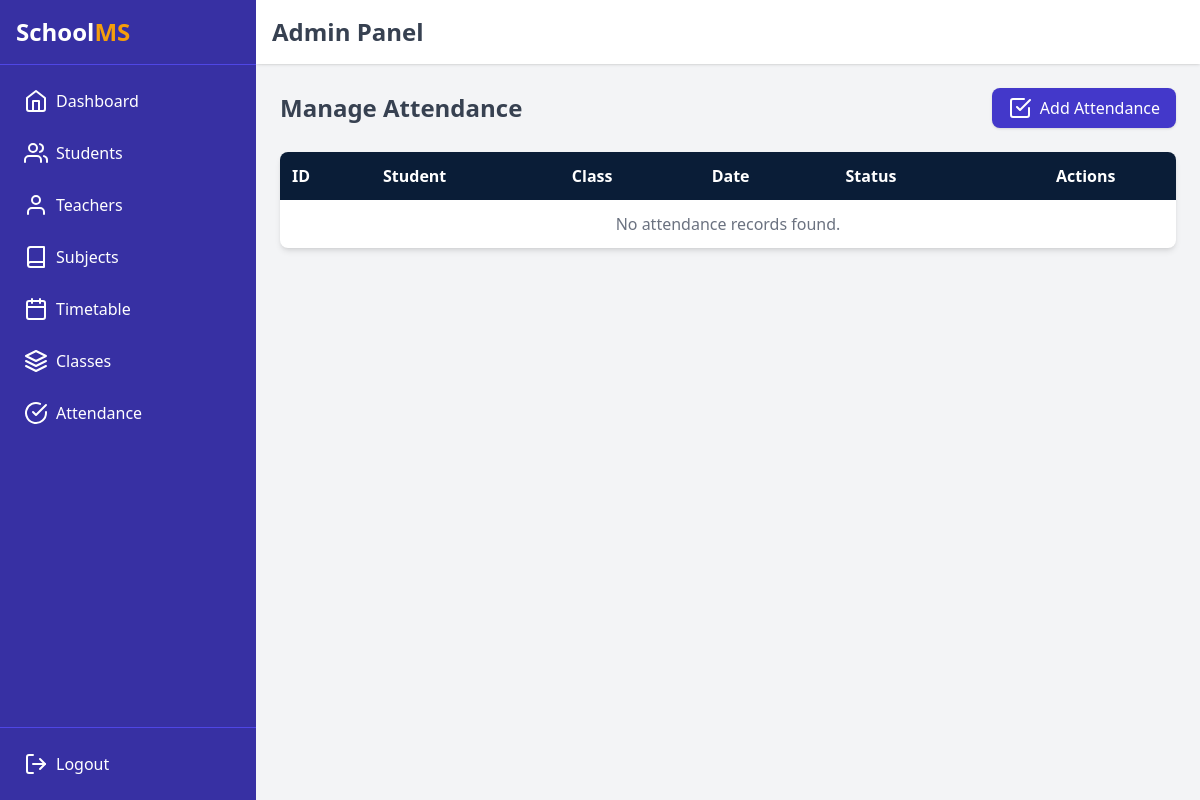
The app's page /attendance/manage/, older data.
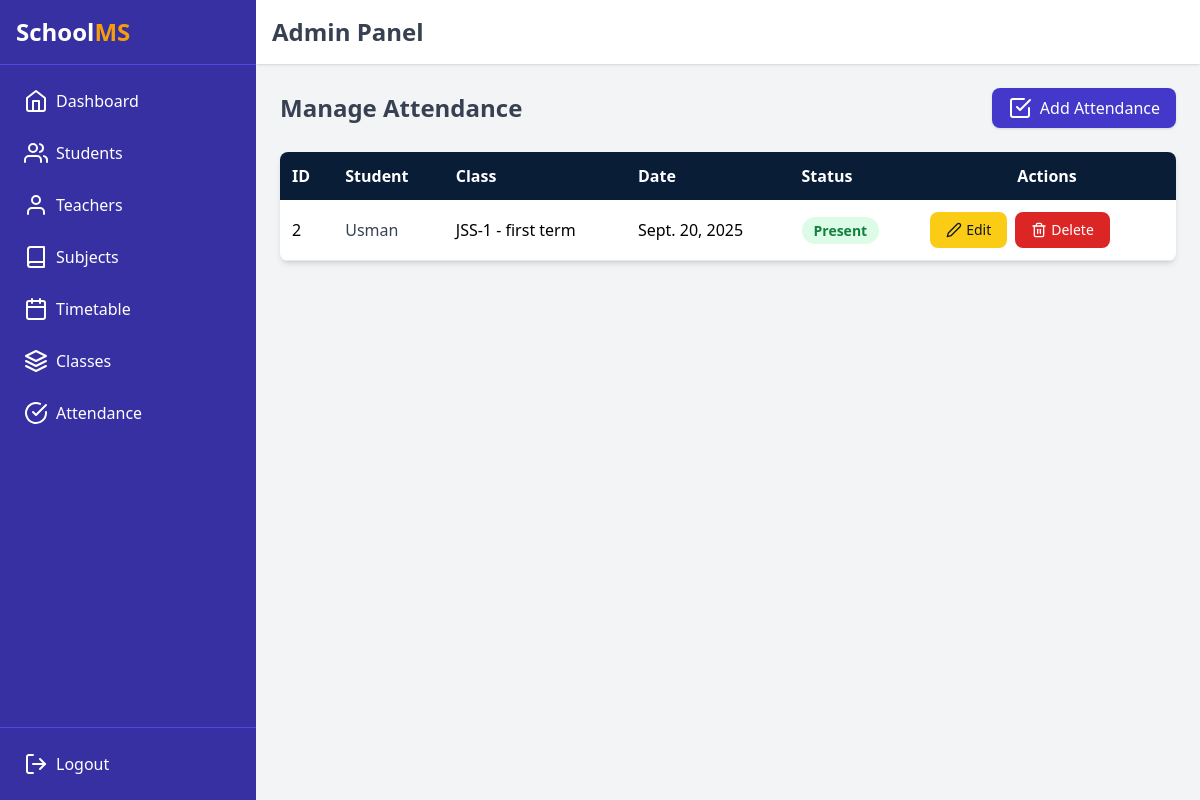
The same page, newer data.
### attendance/models.py (models this page shows, shortened)
class Attendance(models.Model):
    class Meta:
        permissions = [
            ("manage_attendance", "Can manage attendance"),
        ]
    STATUS_CHOICES = (
        ('present', 'Present'),
        ('absent', 'Absent'),
        ('late', 'Late'),
    )
    student = models.ForeignKey('students.Student', on_delete=models.CASCADE, related_name='attendances')
    student_class = models.ForeignKey('academics.StudentClass', on_delete=models.CASCADE)
    date = models.DateField()
    status = models.CharField(max_length=10, choices=STATUS_CHOICES)

### students/models.py (models this page shows, shortened)
class Student(models.Model):
    GENDER_CHOICES = [
        ('M', 'Male'),
        ('F', 'Female'),
        ('O', 'Other'),
    ]
    user = models.OneToOneField(User, on_delete=models.CASCADE, related_name='student_profile')
    date_of_birth = models.DateField()
    email = models.EmailField()
    gender = models.CharField(max_length=1, choices=GENDER_CHOICES)
    student_class = models.ForeignKey('academics.StudentClass', on_delete=models.SET_NULL, null=True, related_name='students')
    contact = models.CharField(max_length=20)
    profile_image = models.ImageField(upload_to='student_profiles/', default='student_profiles/default.png')

### academics/models.py (models this page shows)
class StudentClass(models.Model):
    class_name = models.CharField(max_length=50)
    section = models.CharField(max_length=10)
    teacher = models.ForeignKey('teachers.Teacher', on_delete=models.SET_NULL, null=True, blank=True, related_name='main_classes')
    def __str__(self):
        return f"{self.class_name} - {self.section}"

### attendance/views.py (the view)
# urls.py: path("manage/", views.manage_attendance, name="manage_attendance"),
def manage_attendance(request):
    attendance_records = Attendance.objects.select_related("student", "student_class").order_by("-date")
    return render(request, "attendance/manage_attendance.html", {"attendance_records": attendance_records})

### attendance/templates/attendance/manage_attendance.html
{% extends "admin_base.html" %}
{% load static %}
{% block content %}
<div class="flex justify-between items-center mb-6">
  <h1 class="text-2xl font-bold text-gray-700">Manage Attendance</h1>
  <a
    href="{% url 'add_attendance' %}"
    class="flex items-center space-x-2 bg-indigo-700 hover:bg-indigo-800 text-white px-4 py-2 rounded-lg shadow transition"
  >
    <i data-feather="check-square"></i>
    <span>Add Attendance</span>
  </a>
</div>
<div class="overflow-x-auto bg-white shadow-md rounded-lg">
  <table class="w-full text-left border-collapse">
    <thead class="bg-[#0A1D37] text-white">
      <tr>
        <th class="p-3">ID</th>
        <th class="p-3">Student</th>
        <th class="p-3">Class</th>
        <th class="p-3">Date</th>
        <th class="p-3">Status</th>
        <th class="p-3 text-center">Actions</th>
      </tr>
    </thead>
    <tbody>
      {% for record in attendance_records %}
      <tr class="border-b hover:bg-gray-100">
        <td class="p-3">{{ record.id }}</td>
        <td class="p-3 font-medium text-gray-700">{{ record.student.user }}</td>
        <td class="p-3">{{ record.student_class }}</td>
        <td class="p-3">{{ record.date }}</td>
        <td class="p-3">
          {% if record.status == "present" %}
            <span class="px-3 py-1 rounded-full text-sm font-semibold bg-green-100 text-green-700">
              Present
            </span>
          {% else %}
            <span class="px-3 py-1 rounded-full text-sm font-semibold bg-red-100 text-red-700">
              Absent
            </span>
          {% endif %}
        </td>
        <td class="p-3 flex gap-2">
          <a
            href="{% url 'edit_attendance' record.id %}"
            class="flex items-center bg-yellow-400 text-gray-900 px-4 py-2 rounded-lg hover:bg-yellow-500 text-sm font-medium"
          >
            <i data-feather="edit-2" class="w-4 h-4 mr-1"></i> Edit
          </a>
          <a
            href="{% url 'delete_attendance' record.id %}"
            onclick="return confirm('Are you sure you want to delete this record?');"
            class="flex items-center bg-red-600 text-white px-4 py-2 rounded-lg hover:bg-red-700 text-sm font-medium"
          >
            <i data-feather="trash-2" class="w-4 h-4 mr-1"></i> Delete
          </a>
        </td>
      </tr>
      {% empty %}
      <tr>
        <td colspan="6" class="p-3 text-center text-gray-500">No attendance records found.</td>
      </tr>
      {% endfor %}
    </tbody>
  </table>
</div>
{% endblock %}

Row changes from the older to the newer data that the page shows:
added Attendance: id "2", student.user "Usman", student_class "JSS-1 - first term", date "Sept. 20, 2025", status "Present"
Text that changed along with them:
text no longer shown: "No attendance records found."
